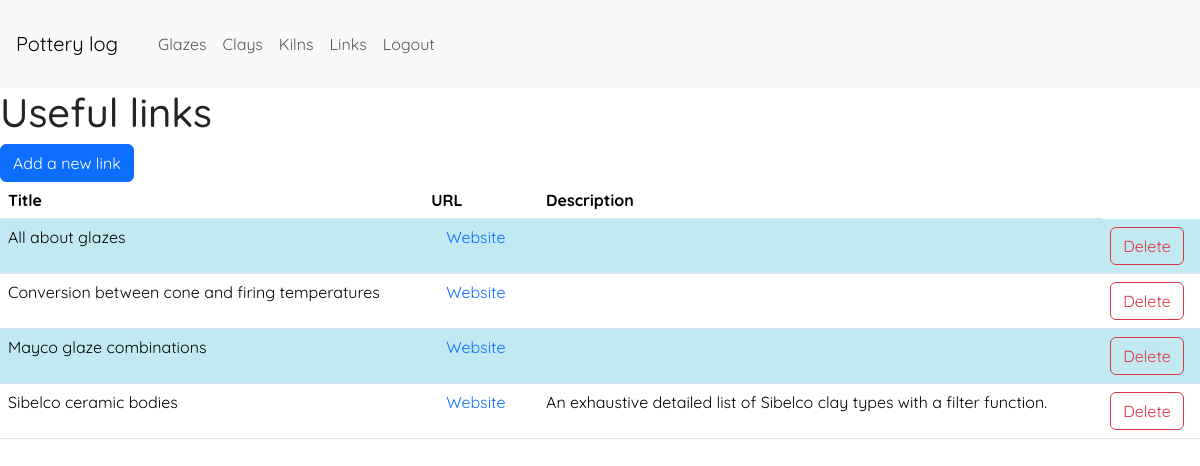
Page /viewlinks (signed in) on the earlier database version.
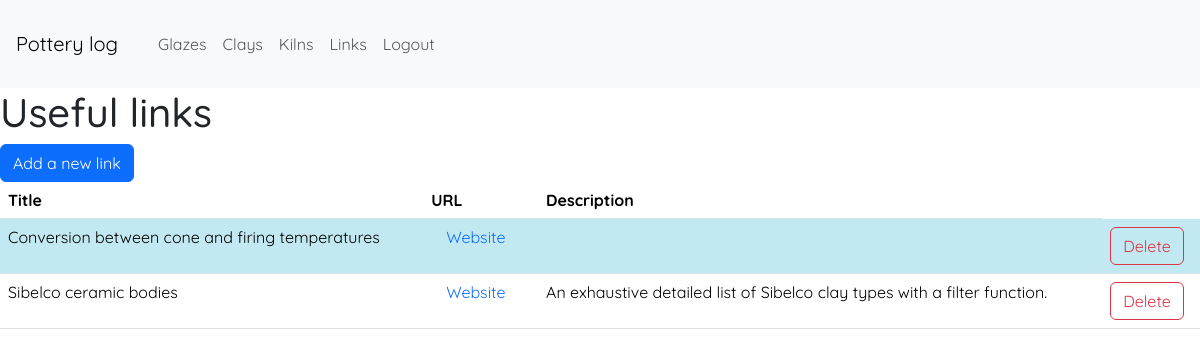
Same page on the later database version.
### app/models.py (models this page shows, shortened)
class Link(db.Model):
    __tablename__ = 'link'
    id = db.Column(db.Integer, primary_key=True)
    title = db.Column(db.String(100), index=True)
    url = db.Column(db.String)
    description = db.Column(db.String)

### app/controller.py (the view)
@app.route('/viewlinks')
@login_required
def view_links():
    links = Link.query.order_by(Link.title).all()
    form = AddLinkForm()
    return render_template('viewlinks.html', title='Links', form=form, links=links)

### app/models.py (called while the page is built)
@login.user_loader
def load_user(id):
    return User.query.get(int(id))

### app/templates/viewlinks.html (shortened to what this page needs)
{% extends 'layout.html' %}
{% block main %}
<h1>Useful links</h1>
<div class="float-right">
    <button id="add-new-link" type="button" class="btn btn-primary" data-toggle="modal" data-target="#modal-add-link">Add a new link</button>
</div>
<table class="table table-striped">
    <thead>
        <tr>
            <th>Title</th>
            <th>URL</th>
            <th>Description</th>
        </tr>
    </thead>
    <tbody>
        {% for link in links %}
            <tr>
                <td>{{ link.title or ''}}</td>
                <td>
                    <a class="hover-border-link" href="{{ link.url or '' }}" target="_blank">
                        {% if link.url %}
                            Website
                        {% endif %}
                    </a>
                </td>
                <td>{{ link.description or '' }}</td>
                <td>
                    <button type="button" class="btn btn-outline-danger" id="btn-delete-item-{{ link.id }}" data-variable="link">Delete</button>
                </td>
            </tr>
        {% endfor %}
    </tbody>
</table>
{% endblock %}

### app/templates/layout.html (shortened to what this page needs)
<!DOCTYPE html>
<html lang="en">
    <head>
        <link href="https://cdn.jsdelivr.net/npm/bootstrap@5.3.2/dist/css/bootstrap.min.css" rel="stylesheet">
        <link href="/static/css/styles.css" rel="stylesheet">
        <link rel="stylesheet" href="https://cdn.jsdelivr.net/npm/bootstrap-icons@1.11.1/font/bootstrap-icons.css">
    </head>
    <body>
        <main>
            <nav class="navbar navbar-expand-lg navbar-light bg-light">
                <a class="navbar-brand m-3" href="{{ url_for('index') }}">Pottery log</a>
                <div class="collapse navbar-collapse m-3" id="navbarNav">
                    <ul class="navbar-nav">
                        {% if current_user.is_anonymous %}
                        <li class="nav-item">
                            <a class="nav-link" href="{{ url_for('login') }}">Login</a>
                        </li>
                        {% else %}
                        <li class="nav-item">
                            <a class="nav-link" href="{{ url_for('view_glazes') }}">Glazes</a>
                        </li>
                        <li class="nav-item">
                            <a class="nav-link" href="{{ url_for('view_clays') }}">Clays</a>
                        </li>
                        <li class="nav-item">
                            <a class="nav-link" href="{{ url_for('view_kilns') }}">Kilns</a>
                        </li>
                        <li class="nav-item">
                            <a class="nav-link" href="{{ url_for('view_links') }}">Links</a>
                        </li>
                        <li class="nav-item">
                            <a class="nav-link" href="{{ url_for('logout') }}">Logout</a>
                        </li>
                        {% endif %}
                    </ul>
                </div>
            </nav>
            {% block main %}
            {% endblock %}
        </main>
    </body>
</html>

### app/static/css/styles.css (style rules this page uses)
body { margin: 0; font-family: 'Quicksand', sans-serif; }
a.hover-border-link { color: #0d6efd; text-decoration: none; padding: 8px 13px; border: 2px solid transparent; transition: all 0.1s; }
.table-striped>tbody>tr:nth-child(odd)>td, .table-striped>tbody>tr:nth-child(odd)>th { background-color: #0dcdfd35; }

Differences in the rows shown:
removed Link: title "All about glazes", shows "Website"
removed Link: title "Mayco glaze combinations", shows "Website"
